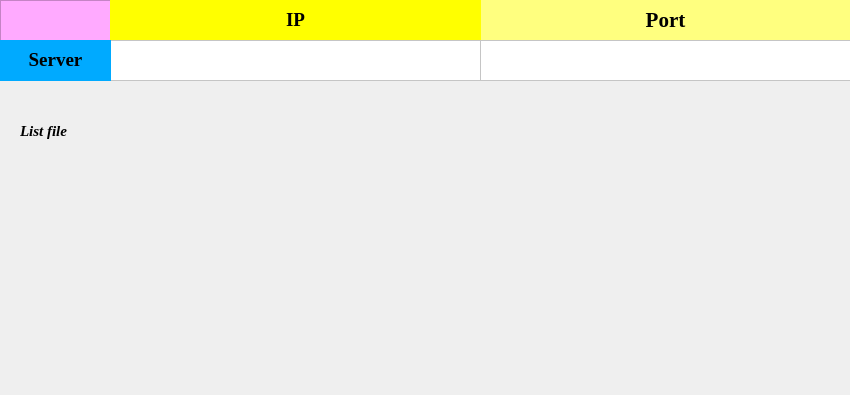
<?xml version="1.0" encoding="UTF-8"?>
<ui version="4.0">
 <class>Server</class>
 <widget class="QMainWindow" name="Server">
  <property name="geometry">
   <rect>
    <x>0</x>
    <y>0</y>
    <width>850</width>
    <height>395</height>
   </rect>
  </property>
  <property name="windowTitle">
   <string>MainWindow</string>
  </property>
  <widget class="QWidget" name="centralwidget">
   <widget class="QFrame" name="frame">
    <property name="geometry">
     <rect>
      <x>0</x>
      <y>0</y>
      <width>851</width>
      <height>81</height>
     </rect>
    </property>
    <property name="styleSheet">
     <string notr="true">background-color: rgb(255, 170, 255);</string>
    </property>
    <property name="frameShape">
     <enum>QFrame::StyledPanel</enum>
    </property>
    <property name="frameShadow">
     <enum>QFrame::Raised</enum>
    </property>
    <widget class="QLabel" name="label_4">
     <property name="geometry">
      <rect>
       <x>480</x>
       <y>0</y>
       <width>371</width>
       <height>41</height>
      </rect>
     </property>
     <property name="font">
      <font>
       <family>Times New Roman</family>
       <pointsize>14</pointsize>
       <weight>75</weight>
       <bold>true</bold>
      </font>
     </property>
     <property name="styleSheet">
      <string notr="true">
background-color: rgb(255, 255, 127);</string>
     </property>
     <property name="text">
      <string>&lt;html&gt;&lt;head/&gt;&lt;body&gt;&lt;p align=&quot;center&quot;&gt;&lt;span style=&quot; font-size:16pt;&quot;&gt;Port&lt;/span&gt;&lt;/p&gt;&lt;/body&gt;&lt;/html&gt;</string>
     </property>
    </widget>
    <widget class="QLabel" name="label_3">
     <property name="geometry">
      <rect>
       <x>110</x>
       <y>0</y>
       <width>371</width>
       <height>41</height>
      </rect>
     </property>
     <property name="font">
      <font>
       <family>Times New Roman</family>
       <pointsize>14</pointsize>
       <weight>75</weight>
       <bold>true</bold>
      </font>
     </property>
     <property name="styleSheet">
      <string notr="true">background-color: rgb(255, 255, 0);</string>
     </property>
     <property name="text">
      <string>&lt;html&gt;&lt;head/&gt;&lt;body&gt;&lt;p align=&quot;center&quot;&gt;IP&lt;/p&gt;&lt;/body&gt;&lt;/html&gt;</string>
     </property>
    </widget>
    <widget class="QTextBrowser" name="ip_server">
     <property name="geometry">
      <rect>
       <x>110</x>
       <y>40</y>
       <width>371</width>
       <height>41</height>
      </rect>
     </property>
     <property name="styleSheet">
      <string notr="true">background-color: rgb(255, 255, 255);
color: rgb(0, 0, 0);</string>
     </property>
    </widget>
    <widget class="QTextBrowser" name="port_server">
     <property name="geometry">
      <rect>
       <x>480</x>
       <y>40</y>
       <width>371</width>
       <height>41</height>
      </rect>
     </property>
     <property name="styleSheet">
      <string notr="true">background-color: rgb(255, 255, 255);
color: rgb(0, 0, 0);</string>
     </property>
    </widget>
    <widget class="QLabel" name="label_2">
     <property name="geometry">
      <rect>
       <x>0</x>
       <y>40</y>
       <width>111</width>
       <height>41</height>
      </rect>
     </property>
     <property name="font">
      <font>
       <family>Times New Roman</family>
       <pointsize>14</pointsize>
       <weight>75</weight>
       <bold>true</bold>
      </font>
     </property>
     <property name="styleSheet">
      <string notr="true">background-color: rgb(0, 170, 255);</string>
     </property>
     <property name="text">
      <string>&lt;html&gt;&lt;head/&gt;&lt;body&gt;&lt;p align=&quot;center&quot;&gt;Server&lt;/p&gt;&lt;/body&gt;&lt;/html&gt;</string>
     </property>
    </widget>
   </widget>
   <widget class="QLabel" name="label_5">
    <property name="geometry">
     <rect>
      <x>20</x>
      <y>120</y>
      <width>81</width>
      <height>21</height>
     </rect>
    </property>
    <property name="font">
     <font>
      <family>Times New Roman</family>
      <pointsize>11</pointsize>
      <weight>75</weight>
      <italic>true</italic>
      <bold>true</bold>
     </font>
    </property>
    <property name="text">
     <string>List file</string>
    </property>
   </widget>
  </widget>
 </widget>
 <resources/>
 <connections/>
</ui>
